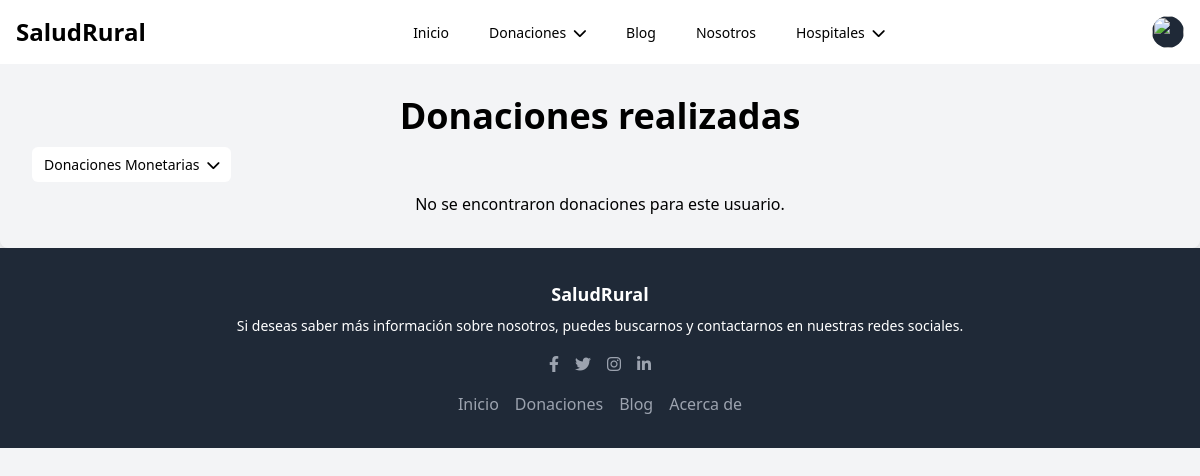
Before: /donaciones-reali2.php (signed in) with the older database file.
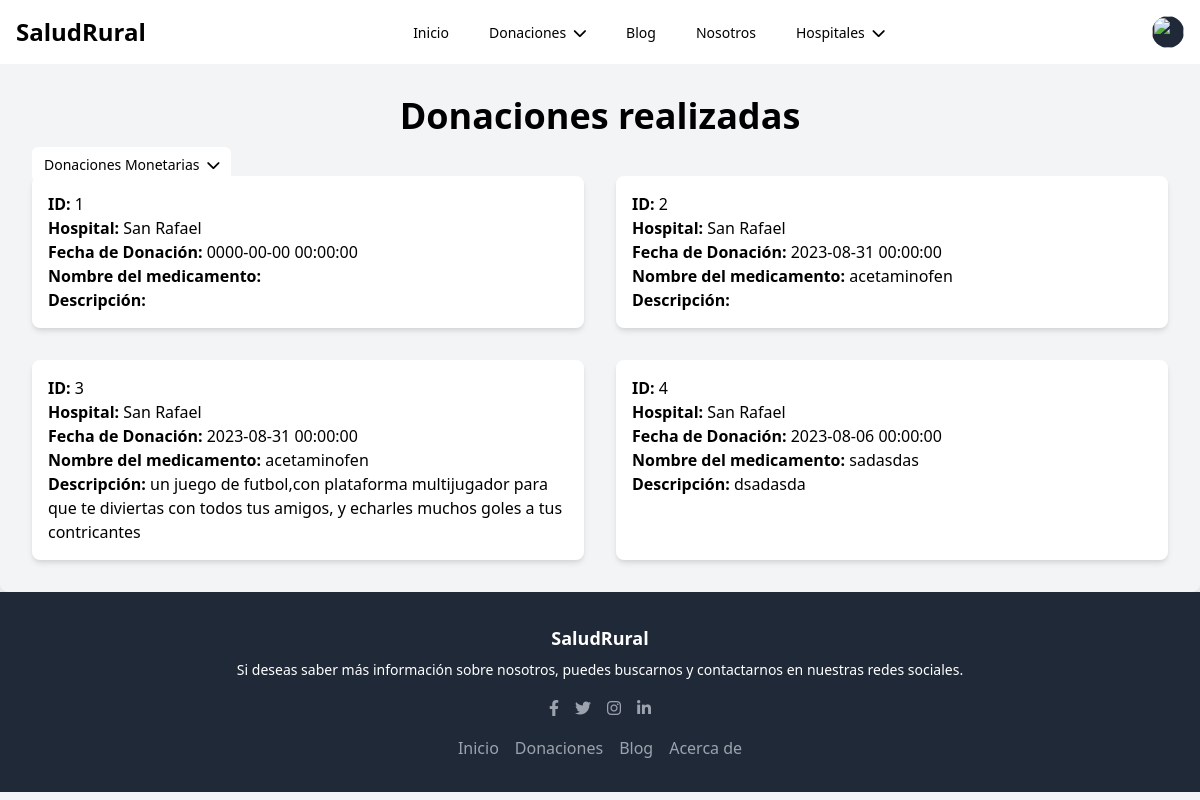
After: the same page with the newer database file.
### tables this page shows
CREATE TABLE `medicamentos` (
  `id_donacion` int(11) NOT NULL,
  `id_hospital` int(11) DEFAULT NULL,
  `id_usuario` int(11) DEFAULT NULL,
  `nombre` varchar(100) NOT NULL,
  `correo` varchar(100) NOT NULL,
  `telefono` varchar(100) NOT NULL,
  `fecha` datetime NOT NULL,
  `medicamento` varchar(100) NOT NULL,
  `cantidad` varchar(100) NOT NULL,
  `descripcion` text NOT NULL
);

CREATE TABLE `hospitales` (
  `id` int(11) NOT NULL,
  `nombre` varchar(70) NOT NULL,
  `descripcion` text NOT NULL,
  `lugar` text NOT NULL,
  `password` varchar(250) NOT NULL
);

### HTML/donaciones-reali2.php (the view, shortened to what the changed rows need)
<!DOCTYPE html>
<html>
<head>
    <link href="https://cdn.jsdelivr.net/npm/tailwindcss@2.2.16/dist/tailwind.min.css" rel="stylesheet">
    <link rel="stylesheet" href="https://cdnjs.cloudflare.com/ajax/libs/font-awesome/6.0.0-beta3/css/all.min.css">
</head>
<body class="bg-gray-100">
    <div class="w-full max-w-mn p-8  rounded-lg shadow-lg  mx-auto p-4">
        <h1 class="text-4xl font-bold mb-4 text-center">Donaciones realizadas</h1>
        <ul class="flex space-x-4 ">
                <li class="relative">
                </li>
        </ul>
        <?php
            $servername = "localhost";
            $username = "root";
            $password = "";
            $dbname = "saludrural";
            $conn = new mysqli($servername, $username, $password, $dbname);
            $usuarioId = $_SESSION['usuario_id'];
            $sql = "SELECT id_donacion, id_hospital, fecha, medicamento, descripcion FROM medicamentos WHERE id_usuario = $usuarioId";
            $resultado = $conn->query($sql);
            if ($resultado === false) {
                echo "Error en la consulta: " . $conn->error;
            } else {
                if ($resultado->num_rows > 0) {
                    echo '<div class="grid grid-cols-2 gap-8">';
                    while ($donacion = $resultado->fetch_assoc()) {
                        echo '<div class="bg-white p-4 rounded-lg shadow-md">';
                        echo '<div><span class="font-semibold">ID:</span> ' . $donacion['id_donacion'] . '</div>';
                        echo '<div><span class="font-semibold">Hospital:</span> ' . obtenerNombreHospital($conn, $donacion['id_hospital']) . '</div>';
                        echo '<div><span class="font-semibold">Fecha de Donación:</span> ' . $donacion['fecha'] . '</div>';
                        echo '<div><span class="font-semibold">Nombre del medicamento:</span> ' . $donacion['medicamento'] . '</div>';
                        echo '<div><span class="font-semibold">Descripción:</span> ' . $donacion['descripcion'] . '</div>';
                        echo '</div>';
                    }
                    echo '</div>';
                } else {
                    echo '<div class="text-center mt-4">No se encontraron donaciones para este usuario.</div>';
                }
            }
            function obtenerNombreHospital($conn, $id_hospital) {
                $sql = "SELECT nombre FROM hospitales WHERE id = $id_hospital";
                $resultado = $conn->query($sql);
                if ($resultado === false) {
                    return "Hospital Desconocido";
                } else {
                    if ($resultado->num_rows > 0) {
                        $nombre_hospital = $resultado->fetch_assoc()['nombre'];
                        return $nombre_hospital;
                    } else {
                        return "Hospital Desconocido";
                    }
                }
            }
            ?>
    </div>
</body>
</html>

Changed rows visible on the page:
added medicamentos: id_donacion "1", id_hospital.nombre "San Rafael", fecha "0000-00-00 00:00:00"
added medicamentos: id_donacion "2", id_hospital.nombre "San Rafael", fecha "2023-08-31 00:00:00", medicamento "acetaminofen"
added medicamentos: id_donacion "3", id_hospital.nombre "San Rafael", fecha "2023-08-31 00:00:00", medicamento "acetaminofen", descripcion "un juego de futbol,con plataforma multijugador para que te diviertas con todos tus amigos, y echarles muchos goles a tus contricantes"
added medicamentos: id_donacion "4", id_hospital.nombre "San Rafael", fecha "2023-08-06 00:00:00", medicamento "sadasdas", descripcion "dsadasda"
Other visible differences:
text no longer shown: "No se encontraron donaciones para este usuario."
